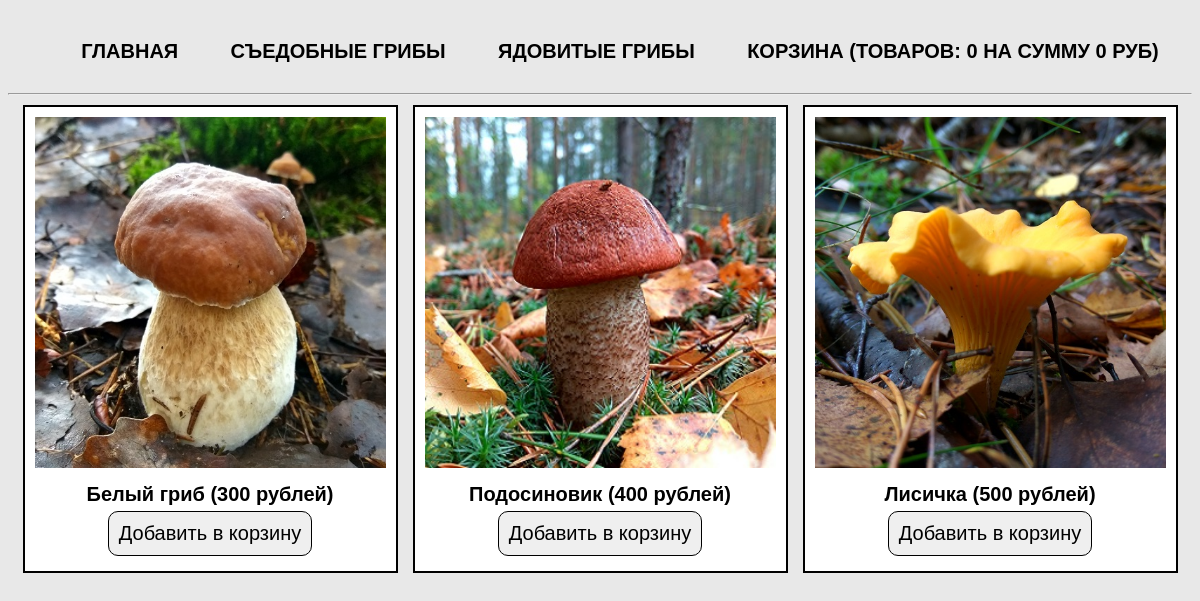
Page /index.php?cat=edible on the committed database.
### tables this page shows
CREATE TABLE `cats` (
  `id` int(11) NOT NULL,
  `name` varchar(50) NOT NULL,
  `rus_name` varchar(50) NOT NULL
);

CREATE TABLE `products` (
  `id` int(11) NOT NULL,
  `title` varchar(50) NOT NULL,
  `cat` varchar(50) NOT NULL,
  `price` int(11) NOT NULL,
  `rus_name` varchar(50) NOT NULL,
  `img` varchar(50) NOT NULL,
  `descr` text NOT NULL
);

### index.php (the view, shortened to what this page needs)
<?php
require_once 'parts/header.php';
if (isset($_GET['cat'])) {
  $currentCat = $_GET['cat'];
  $products = $connect->query("SELECT * FROM products WHERE cat='$currentCat'");
  $products = $products->fetchAll(PDO::FETCH_ASSOC);
} else {
  $products = $connect->query("SELECT * FROM products");
  $products = $products->fetchAll(PDO::FETCH_ASSOC);
} ?>
<div class="main">
  <? foreach ($products as $product) { ?>
  <div class="card">
    <a href="product.php?product=<? echo $product['title']; ?>">
        <img src="img/<? echo $product['img'];?>" alt="<? echo $product['rus_name'];?>" title="<? echo $product['rus_name'];?>">
    </a>
    <div class="label"><? echo $product['rus_name'];?> (<? echo $product['price'];?> рублей)</div>
    <?php require 'parts/add-form.php'; ?>
  </div>
  <? } ?>
</div>
</body>
</html>

### parts/header.php (shortened to what this page needs)
<?php
require_once 'db/db.php';
$cats = $connect->query("SELECT * FROM cats");
$cats = $cats->fetchAll(PDO::FETCH_ASSOC);
?>
<!doctype html>
<html lang="ru">
<head>
    <link rel="stylesheet" href="css/style.css">
</head>
<body>
<nav>
  <ul>
    <li><a href="index.php">Главная</a></li>
    <? foreach ($cats as $cat) { ?>
    <li><a href="index.php?cat=<? echo $cat['name']; ?>"><? echo $cat['rus_name'];?></a></li>
    <? } ?>
    <li><a href="cart.php">Корзина (Товаров: <? echo $_SESSION['totalQuantity'] ? : 0 ; ?> на сумму <?=$_SESSION['totalPrice'] ? : 0 ; ?> руб)</a></li>
  </ul>
</nav>
<hr>

### parts/add-form.php (shortened to what this page needs)
<form action="actions/add.php" method="post">
  <input type="submit" value="Добавить в корзину">
</form>

### css/style.css (style rules this page uses)
* { font-family: 'Arial', sans-serif; font-size: 20px; }
body { margin-top: 20px; background-color: #e8e8e8; }
a { text-decoration: none; text-transform: uppercase; color: #000000; -webkit-transition: all .3s; -moz-transition: all .3s; -ms-transition: all .3s; -o-transition: all .3s; transition: all .3s; }
input, button { margin: 5px auto; border: none; padding: 10px; -webkit-transition: all .3s; -moz-transition: all .3s; -ms-transition: all .3s; -o-transition: all .3s; transition: all .3s; }
input[type=submit], button { -webkit-border-radius: 10px; -moz-border-radius: 10px; border-radius: 10px; border: 1px solid black; display: block; cursor: pointer; }
label, .label { margin-top: 10px; font-weight: 700; }
img { width: 100%; }
.main, nav { width: 1170px; margin: auto; display: flex; flex-wrap: wrap; justify-content: space-around; }
nav ul { display: flex; list-style: none; width: 100%; justify-content: space-around; font-weight: 700; }
.card { margin-bottom: 15px; width: 30%; padding: 10px; border: 2px solid black; text-align: center; background-color: #fff; }

### rows in the picture
cats: rus_name "СЪЕДОБНЫЕ ГРИБЫ"
cats: rus_name "ЯДОВИТЫЕ ГРИБЫ"
products: img (picture), rus_name "Белый гриб", price "300"
products: img (picture), rus_name "Подосиновик", price "400"
products: img (picture), rus_name "Лисичка", price "500"

### other values in the picture
$_SESSION['totalQuantity'] ? : 0 "0"
$_SESSION['totalPrice'] ? : 0 "0"
